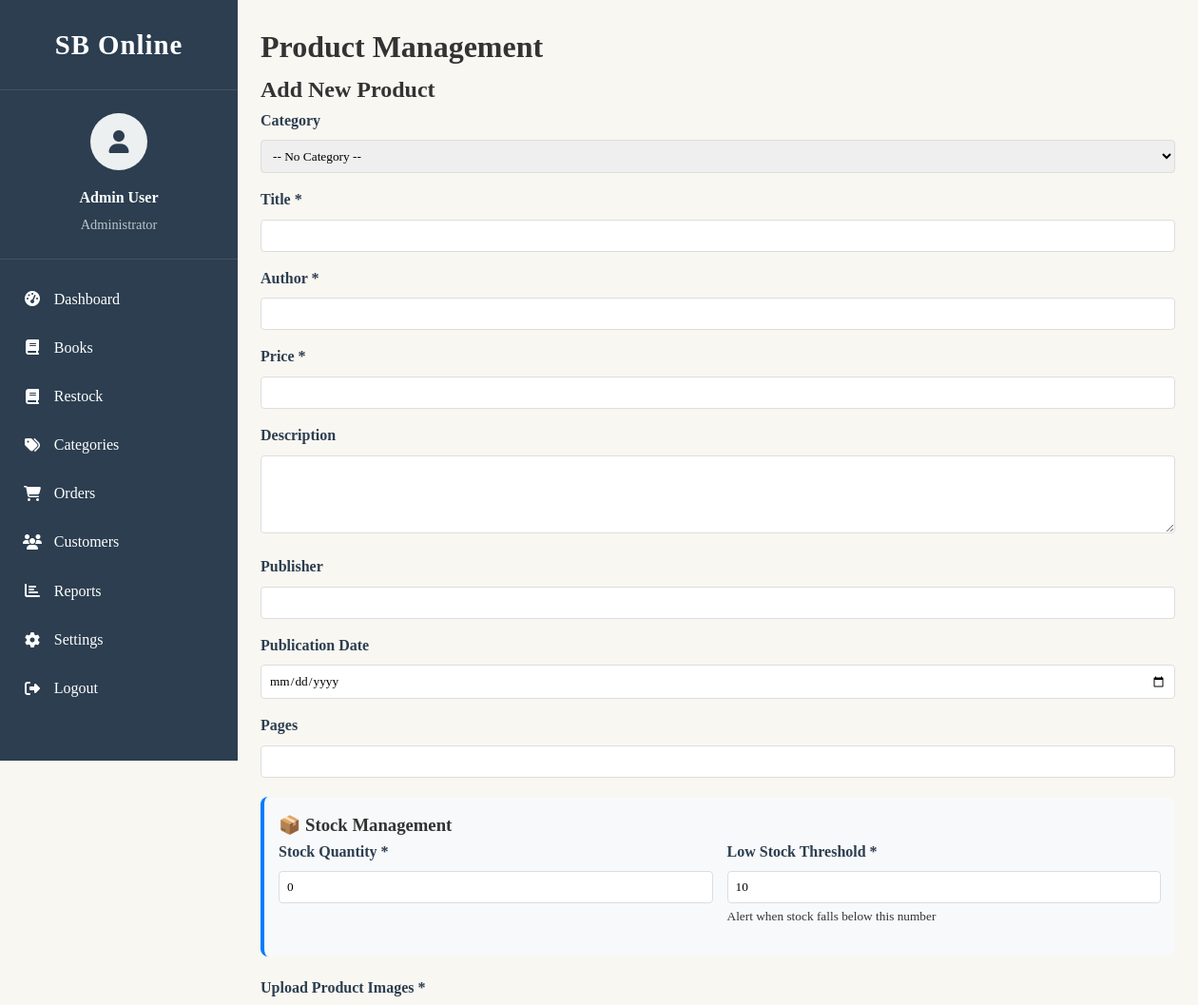
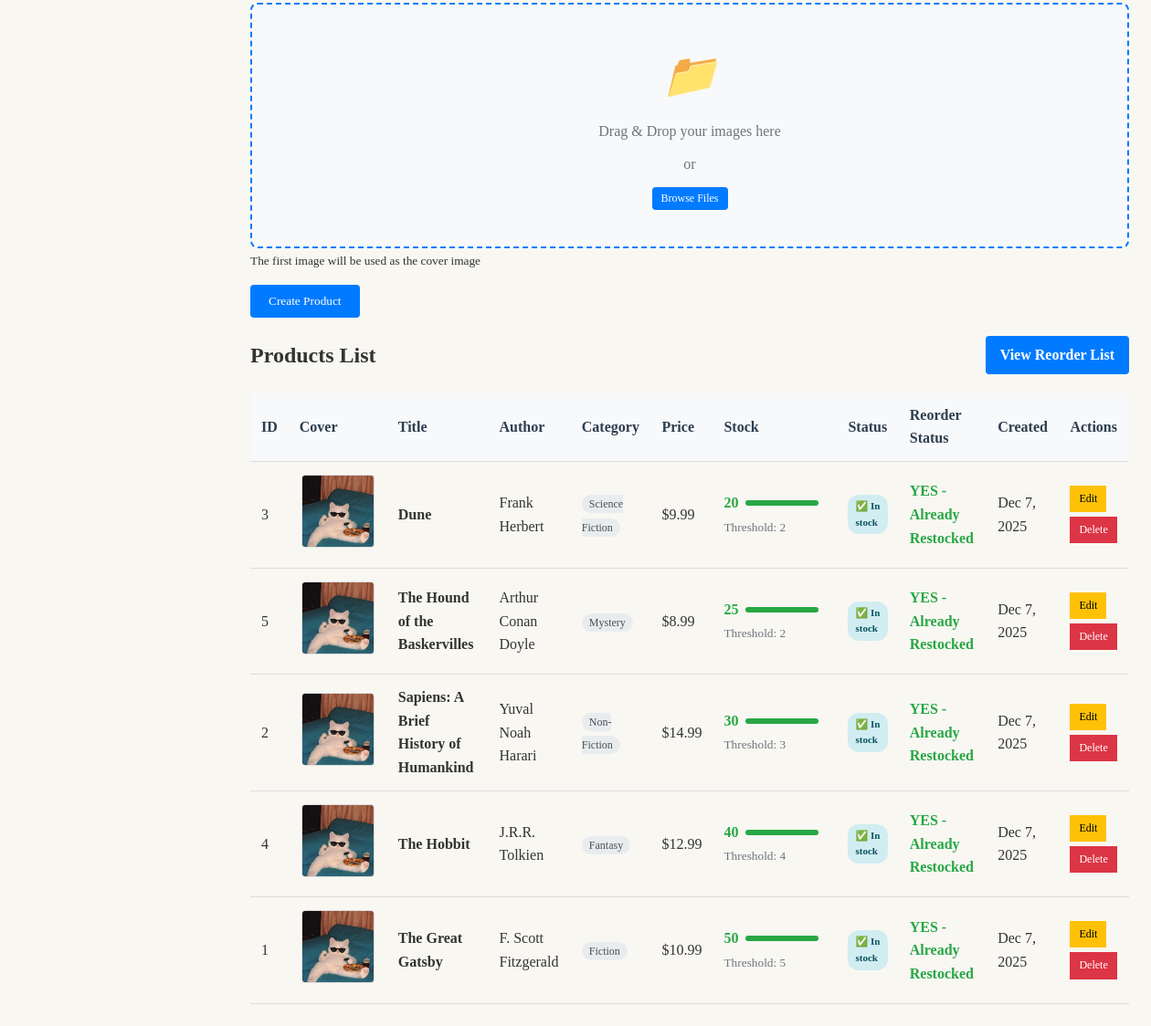
Page /page/product_panel.php on the committed database (2 pictures, top to bottom).
### tables this page shows
CREATE TABLE `products` (
  `id` int(11) NOT NULL,
  `category_id` int(11) DEFAULT NULL,
  `title` varchar(255) NOT NULL,
  `author` varchar(255) NOT NULL,
  `price` decimal(10,2) NOT NULL,
  `description` text DEFAULT NULL,
  `publisher` varchar(255) DEFAULT NULL,
  `publication_date` date DEFAULT NULL,
  `pages` int(11) DEFAULT NULL,
  `cover_image` varchar(255) DEFAULT NULL,
  `images` longtext DEFAULT NULL CHECK (json_valid(`images`)),
  `stock_quantity` int(11) DEFAULT 0,
  `low_stock_threshold` int(11) DEFAULT 10,
  `stock_status` enum('in_stock','low_stock','out_of_stock') DEFAULT 'in_stock',
  `needs_reorder` enum('yes','no') DEFAULT 'no',
  `last_restocked` date DEFAULT NULL,
  `created_at` timestamp NOT NULL DEFAULT current_timestamp(),
  `updated_at` timestamp NOT NULL DEFAULT current_timestamp() ON UPDATE current_timestamp()
);

CREATE TABLE `categories` (
  `id` int(11) NOT NULL,
  `name` varchar(255) NOT NULL,
  `description` text DEFAULT NULL,
  `sort_order` int(11) DEFAULT 0,
  `created_at` timestamp NOT NULL DEFAULT current_timestamp(),
  `updated_at` timestamp NOT NULL DEFAULT current_timestamp() ON UPDATE current_timestamp()
);

### page/product_panel.php (the view, shortened to what this page needs)
<?php
include 'admin_sidebar.php';
$host = 'localhost';
$dbname = 'sbonline';
$username = 'root';
$password = '';
$product = [
    'id' => '',
    'category_id' => '',
    'title' => '',
    'author' => '',
    'price' => '',
    'description' => '',
    'publisher' => '',
    'publication_date' => '',
    'pages' => '',
    'cover_image' => '',
    'images' => '[]',
    'stock_quantity' => '0',
    'low_stock_threshold' => '10',
    'stock_status' => 'in_stock',
    'needs_reorder' => 'no',
    'last_restocked' => ''
];
try {
    $pdo = new PDO("mysql:host=$host;dbname=$dbname;charset=utf8", $username, $password);
    $pdo->setAttribute(PDO::ATTR_ERRMODE, PDO::ERRMODE_EXCEPTION);
    $sql = "SELECT p.*, c.name as category_name
            FROM products p
            LEFT JOIN categories c ON p.category_id = c.id
            ORDER BY p.needs_reorder DESC, p.stock_quantity ASC, p.created_at DESC";
    $stmt = $pdo->prepare($sql);
    $stmt->execute();
    $products = $stmt->fetchAll(PDO::FETCH_ASSOC);
} catch (PDOException $e) {
    $error = "Database error: " . $e->getMessage();
}
?>
<!DOCTYPE html>
<html lang="en">
<head>
</head>
<body>
    <div class="main-content container">
        <h1>Product Management</h1>
        <div class="form-section">
            <h2><?php echo empty($product['id']) ? 'Add New Product' : 'Edit Product'; ?></h2>
            <form method="POST" action="product_panel.php" enctype="multipart/form-data" id="product-form">
                <div class="form-group">
                    <label for="category_id">Category</label>
                    <select id="category_id" name="category_id">
                        <option value="">-- No Category --</option>
                    </select>
                </div>
                <div class="form-group">
                    <label for="title">Title *</label>
                    <input type="text" id="title" name="title" required
                           value="<?php echo htmlspecialchars($product['title']); ?>">
                </div>
                <div class="form-group">
                    <label for="author">Author *</label>
                    <input type="text" id="author" name="author" required
                           value="<?php echo htmlspecialchars($product['author']); ?>">
                </div>
                <div class="form-group">
                    <label for="price">Price *</label>
                    <input type="number" id="price" name="price" step="0.01" min="0" required
                           value="<?php echo htmlspecialchars($product['price']); ?>">
                </div>
                <div class="form-group">
                    <label for="description">Description</label>
                    <textarea id="description" name="description" rows="4"><?php echo htmlspecialchars($product['description']); ?></textarea>
                </div>
                <div class="form-group">
                    <label for="publisher">Publisher</label>
                    <input type="text" id="publisher" name="publisher"
                           value="<?php echo htmlspecialchars($product['publisher']); ?>">
                </div>
                <div class="form-group">
                    <label for="publication_date">Publication Date</label>
                    <input type="date" id="publication_date" name="publication_date"
                           value="<?php echo htmlspecialchars($product['publication_date']); ?>">
                </div>
                <div class="form-group">
                    <label for="pages">Pages</label>
                    <input type="number" id="pages" name="pages" min="1"
                           value="<?php echo htmlspecialchars($product['pages']); ?>">
                </div>
                <div class="stock-management-section">
                    <h3>📦 Stock Management</h3>
                    <div class="stock-fields">
                        <div class="form-group">
                            <label for="stock_quantity">Stock Quantity *</label>
                            <input type="number" id="stock_quantity" name="stock_quantity" min="0" required
                                   value="<?php echo htmlspecialchars($product['stock_quantity']); ?>">
                        </div>
                        <div class="form-group">
                            <label for="low_stock_threshold">Low Stock Threshold *</label>
                            <input type="number" id="low_stock_threshold" name="low_stock_threshold" min="1" required
                                   value="<?php echo htmlspecialchars($product['low_stock_threshold']); ?>">
                            <small>Alert when stock falls below this number</small>
                        </div>
                    </div>
                </div>
                <div class="form-group">
                    <label for="product_images">
                        <?php echo empty($product['id']) ? 'Upload Product Images *' : 'Add More Images'; ?>
                    </label>
                    <div id="drop-zone" class="drop-zone">
                        <div class="drop-zone-content">
                            <i class="upload-icon">📁</i>
                            <p>Drag & Drop your images here</p>
                            <span class="drop-zone-text">or</span>
                            <button type="button" class="btn-primary btn-sm" id="browse-btn">Browse Files</button>
                        </div>
                    </div>
                    <small>The first image will be used as the cover image</small>
                </div>
                <button type="submit" class="btn-primary">
                    <?php echo empty($product['id']) ? 'Create Product' : 'Update Product'; ?>
                </button>
            </form>
        </div>
        <div class="list-section">
            <div style="display: flex; justify-content: space-between; align-items: center; margin: 20px 0;">
                <h2>Products List</h2>
                <div>
                    <a href="product_reorder.php" class="btn btn-primary">View Reorder List</a>
                </div>
            </div>
            <?php if (empty($products)): ?>
                <p>No products found.</p>
            <?php else: ?>
                <table class="table">
                    <thead>
                        <tr>
                            <th>ID</th>
                            <th>Cover</th>
                            <th>Title</th>
                            <th>Author</th>
                            <th>Category</th>
                            <th>Price</th>
                            <th>Stock</th>
                            <th>Status</th>
                            <th>Reorder Status</th>
                            <th>Created</th>
                            <th>Actions</th>
                        </tr>
                    </thead>
                    <tbody>
                        <?php foreach ($products as $p): ?>
                            <tr style="<?php echo $p['needs_reorder'] == 'yes' ? 'background: #fff3cd;' : ''; ?>">
                                <td><?php echo htmlspecialchars($p['id']); ?></td>
                                <td>
                                    <?php if (!empty($p['cover_image'])): ?>
                                        <img src="uploads/products/<?php echo htmlspecialchars($p['cover_image']); ?>"
                                             alt="Cover" class="image-thumbnail"
                                             onerror="this.src='https://via.placeholder.com/80?text=No+Image'">
                                    <?php else: ?>
                                        <span style="color: #6c757d;">No Image</span>
                                    <?php endif; ?>
                                </td>
                                <td>
                                    <strong><?php echo htmlspecialchars($p['title']); ?></strong>
                                </td>
                                <td><?php echo htmlspecialchars($p['author']); ?></td>
                                <td>
                                    <?php if ($p['category_name']): ?>
                                        <span class="category-badge"><?php echo htmlspecialchars($p['category_name']); ?></span>
                                    <?php else: ?>
                                        <span style="color: #6c757d;">No Category</span>
                                    <?php endif; ?>
                                </td>
                                <td>$<?php echo number_format($p['price'], 2); ?></td>
                                <td>
                                    <div style="display: flex; align-items: center; gap: 8px;">
                                        <strong style="color: <?php echo $p['stock_quantity'] == 0 ? '#dc3545' : ($p['stock_quantity'] <= $p['low_stock_threshold'] ? '#ffc107' : '#28a745'); ?>">
                                            <?php echo $p['stock_quantity']; ?>
                                        </strong>
                                        <?php if ($p['stock_quantity'] > 0): ?>
                                            <?php
                                            $progress = min(100, ($p['stock_quantity'] / max($p['low_stock_threshold'], 1)) * 100);
                                            $progressClass = str_replace('_', '-', $p['stock_status']);
                                            ?>
                                            <div class="stock-progress">
                                                <div class="stock-progress-bar <?php echo $progressClass; ?>"
                                                     style="width: <?php echo $progress; ?>%"></div>
                                            </div>
                                        <?php endif; ?>
                                    </div>
                                    <small style="color: #6c757d;">Threshold: <?php echo $p['low_stock_threshold']; ?></small>
                                </td>
                                <td>
                                    <?php
                                    $status_class = '';
                                    $status_icon = '';
                                    switch($p['stock_status']) {
                                        default:
                                            $status_class = 'status-in';
                                            $status_icon = '✅';
                                    }
                                    ?>
                                    <span class="stock-indicator <?php echo $status_class; ?>">
                                        <?php echo $status_icon; ?> <?php echo ucfirst(str_replace('_', ' ', $p['stock_status'])); ?>
                                    </span>
                                </td>
                                <td>
                                    <?php if ($p['needs_reorder'] == 'yes'): ?>
                                        <span class="reorder-status-no">NO - Need Restock</span>
                                    <?php else: ?>
                                        <span class="reorder-status-yes">YES - Already Restocked</span>
                                    <?php endif; ?>
                                </td>
                                <td><?php echo date('M j, Y', strtotime($p['created_at'])); ?></td>
                                <td class="actions">
                                    <div style="display: flex; gap: 5px; flex-wrap: wrap;">
                                        <a href="product_panel.php?action=edit&id=<?php echo $p['id']; ?>"
                                           class="btn-warning btn-sm">Edit</a>
                                        <a href="product_panel.php?action=delete&id=<?php echo $p['id']; ?>"
                                           class="btn-danger btn-sm"
                                           onclick="return confirm('Are you sure you want to delete this product?')">Delete</a>
                                    </div>
                                </td>
                            </tr>
                        <?php endforeach; ?>
                    </tbody>
                </table>
            <?php endif; ?>
        </div>
    </div>
</body>
</html>

### rows in the picture
products: id "3", cover_image (picture), title "Dune", author "Frank Herbert", category.name "Science Fiction", price "9.99", stock_quantity "20", low_stock_threshold "2", stock_status "✅", stock_status "In stock", needs_reorder "YES - Already Restocked", created_at "Dec 7, 2025"
products: id "5", cover_image (picture), title "The Hound of the Baskervilles", author "Arthur Conan Doyle", category.name "Mystery", price "8.99", stock_quantity "25", low_stock_threshold "2", stock_status "✅", stock_status "In stock", needs_reorder "YES - Already Restocked", created_at "Dec 7, 2025"
products: id "2", cover_image (picture), title "Sapiens: A Brief History of Humankind", author "Yuval Noah Harari", category.name "Non-Fiction", price "14.99", stock_quantity "30", low_stock_threshold "3", stock_status "✅", stock_status "In stock", needs_reorder "YES - Already Restocked", created_at "Dec 7, 2025"
products: id "4", cover_image (picture), title "The Hobbit", author "J.R.R. Tolkien", category.name "Fantasy", price "12.99", stock_quantity "40", low_stock_threshold "4", stock_status "✅", stock_status "In stock", needs_reorder "YES - Already Restocked", created_at "Dec 7, 2025"
products: id "1", cover_image (picture), title "The Great Gatsby", author "F. Scott Fitzgerald", category.name "Fiction", price "10.99", stock_quantity "50", low_stock_threshold "5", stock_status "✅", stock_status "In stock", needs_reorder "YES - Already Restocked", created_at "Dec 7, 2025"

### other values in the picture
$_SESSION['username'] "Admin User"
